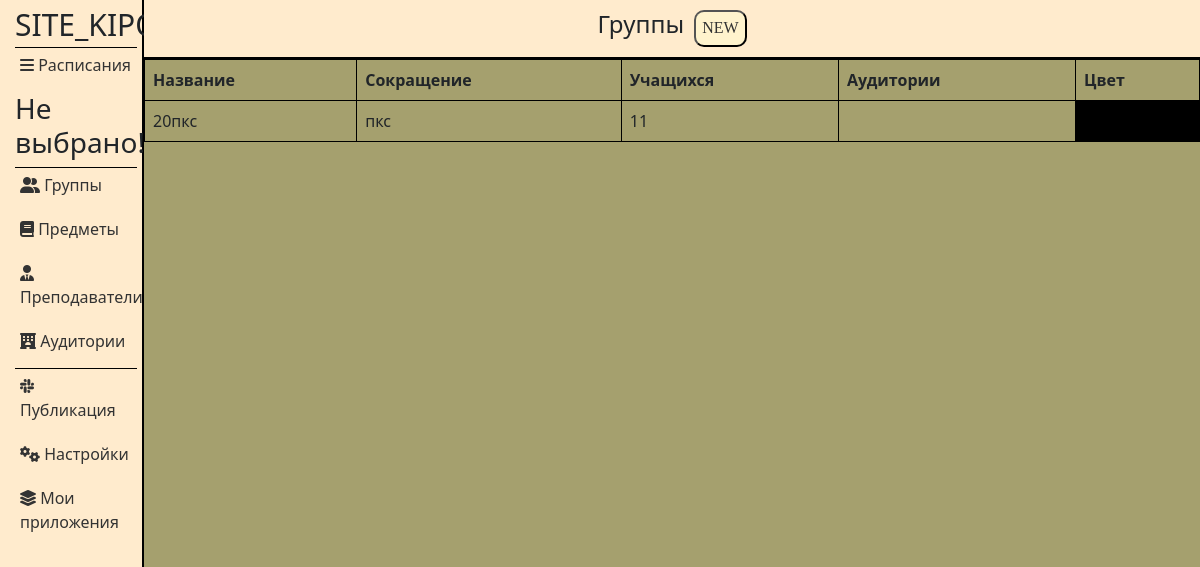
Before: /applications/13/groups/ with the older database file.
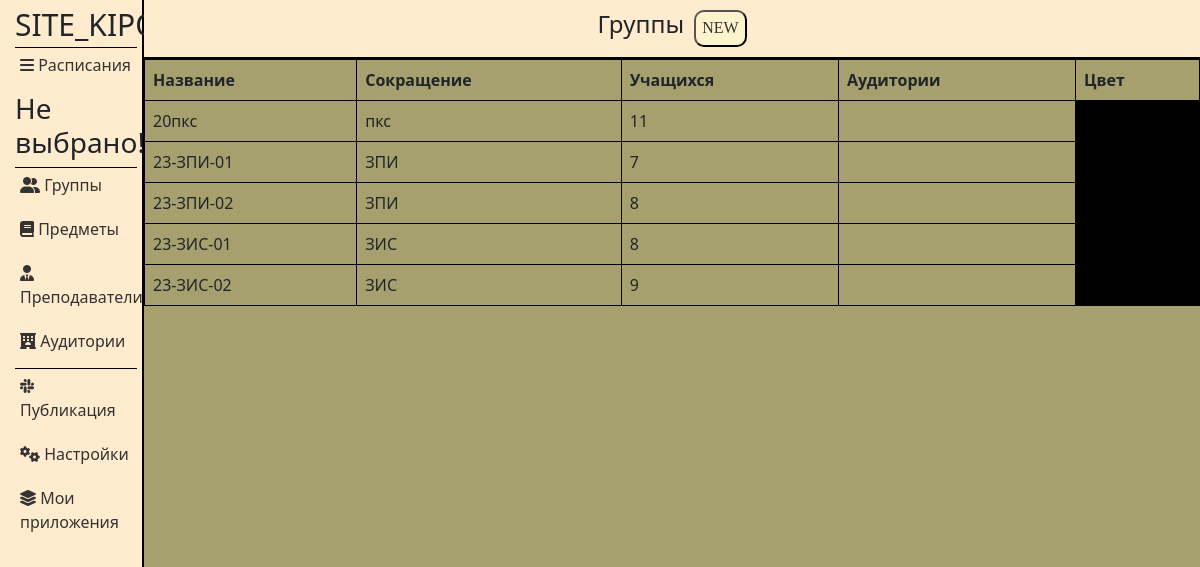
After: the same page with the newer database file.
### applications/models.py (models this page shows, shortened)
class Groups(models.Model):
    title = models.CharField('Название', max_length=50)
    abbreviation = models.CharField('Сокращение', max_length=50)
    students_count = models.CharField('Количество учащихся', max_length=50)
    cabinets = models.CharField('Аудитории', max_length=50)
    color = models.CharField('Цвет', max_length=50)
    application_id = models.ForeignKey(Applications, on_delete=models.CASCADE, related_name='Groups')
    class Meta:
        verbose_name = 'Группа'
        verbose_name_plural = 'Группы'

### applications/views.py (the view)
def groups(request, app_id):
    return handle_form(request, app_id, Groups, GroupsForm, 'applications/groups.html')

### applications/views.py (called while the page is built)
def find_week_title(request):
    week_title = None
    if request.COOKIES.get('selectedElementId'):
        sched_id = request.COOKIES.get('selectedElementId')
        sched_instance = Schedules.objects.get(id=sched_id)
        week_title = sched_instance.title
    else:
        week_title = 'Не выбрано!'
    return week_title

### applications/templates/applications/groups.html (shortened to what this page needs)
{% extends 'applications/layout.html' %}
{% load static %}
{% block content %}
<div class="features">
    <header>
        <h1>Группы</h1>
        <button class="popup-btn" id="open_pop_up">NEW</button>
    </header>
   <table class="table">
    <thead>
        <tr>
            <th>Название</th>
            <th>Сокращение</th>
            <th>Учащихся</th>
            <th>Аудитории</th>
            <th>Цвет</th>
        </tr>
    </thead>
    <tbody>
        {% for el in groups %}
        <tr>
            <td>{{ el.title }}</td>
            <td>{{ el.abbreviation }}</td>
            <td>{{ el.students_count }}</td>
            <td>{{ el.cabinets }}</td>
            <td style="background-color:{{ el.color }}"></td>
        </tr>
        {% endfor %}
    </tbody>
</table>
</div>
{% endblock %}

### applications/templates/applications/layout.html (shortened to what this page needs)
<!doctype html>
{% load static %}
<html lang="ru">
<head>
    <link rel="stylesheet" href="https://cdn.jsdelivr.net/npm/bootstrap@5.2.3/dist/css/bootstrap.min.css">
    <link rel="stylesheet" href="https://cdnjs.cloudflare.com/ajax/libs/font-awesome/6.0.0-beta3/css/all.min.css">
    <link rel="stylesheet" href="https://use.fontawesome.com/releases/v5.8.2/css/all.css">
    <link rel="stylesheet" href="{% static 'applications/css/main.css' %}">
</head>
<body>
<aside class="sidebar">
    <span class="logo">SITE_KIPO</span>
    <ul class="nav">
        <li><a id="sched_link" href="/applications/{{ app_id }}/schedules"><i class="fa-solid fa-bars"></i> Расписания</a></li>
        <h3>{{ title }}</h3>
    </ul>
    <ul class="nav">
        <li><a href="/applications/{{ app_id }}/groups"><i class="fa-solid fa-user-group"></i> Группы</a></li>
        <li><a href="/applications/{{ app_id }}/subjects"><i class="fa-solid fa-book"></i> Предметы</a></li>
        <li><a href="/applications/{{ app_id }}/teachers"><i class="fa-solid fa-user-tie"></i> Преподаватели</a></li>
        <li><a href="/applications/{{ app_id }}/cabinets"><i class="fa-solid fa-hotel"></i> Аудитории</a></li>
    </ul>
    <ul class="nav">
        <li><a href="/applications/{{ app_id }}/publication"><i class="fa-brands fa-slack"></i> Публикация</a></li>
        <li><a href="/applications/{{ app_id }}/settings"><i class="fa-solid fa-gears"></i> Настройки</a></li>
        <li><a href="{% url 'home' %}"><i class="fa-solid fa-layer-group"></i> Мои приложения</a></li>
    </ul>
</aside>
{% block content %}
{% endblock %}
</body>
</html>

### applications/static/applications/css/main.css (style rules this page uses)
:root { --main-background: #a5a06e; --second-background: blanchedalmond; --border: black; --text: #333; --popup-background: rgba(0,0,0,0.8); --white: #fff3cd; --output-background-color: transparent; --table-border-color: black; }
header { display: flex; justify-content: center; background-color: var(--second-background); padding: 10px 0px 10px 0px; border-bottom: 2px solid var(--border); }
body { display: flex; background-color: var(--main-background); }
.features { width: 100%; }
h1 { font-size: 1.5rem; }
.sidebar { float: left; width: 12%; background-color: var(--second-background); padding: 2px 5px 0px 15px; height: 100vh; border-right: 2px solid var(--border); position: initial; }
.nav { border-top: 1px solid var(--border); list-style-type: none; padding: 0; margin: 0; }
.nav li { margin-bottom: 10px; }
.nav li a { display: block; text-decoration: none; color: var(--text); padding: 5px; border-radius: 5px; }
ul.nav { display: block; }
aside .logo { font-size: 30px; font-weight: bolt; }
.popup-btn { text-align: center; font-family: Monserrat; background-color: #fff3cd; border-radius: 10px; border-color: var(--border); text-decoration: none; font-weight: 500; color: var(--text); }
button#open_pop_up { margin-left: 10px; }
.table>:not(caption)>*>* { padding: 0.5rem 0.5rem; background-color: var(--bs-table-bg); border: 1px solid black; box-shadow: inset 0 0 0 9999px var(--bs-table-accent-bg); }
table.table { width: 100%; margin: auto; }

Changed rows visible on the page:
added Groups: title "23-ЗПИ-01", abbreviation "ЗПИ", students_count "7"
added Groups: title "23-ЗПИ-02", abbreviation "ЗПИ", students_count "8"
added Groups: title "23-ЗИС-01", abbreviation "ЗИС", students_count "8"
added Groups: title "23-ЗИС-02", abbreviation "ЗИС", students_count "9"
